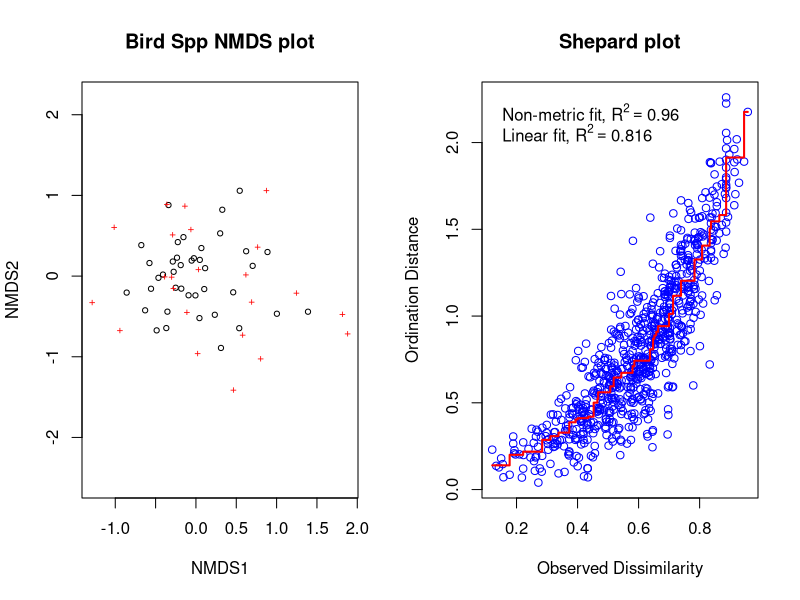
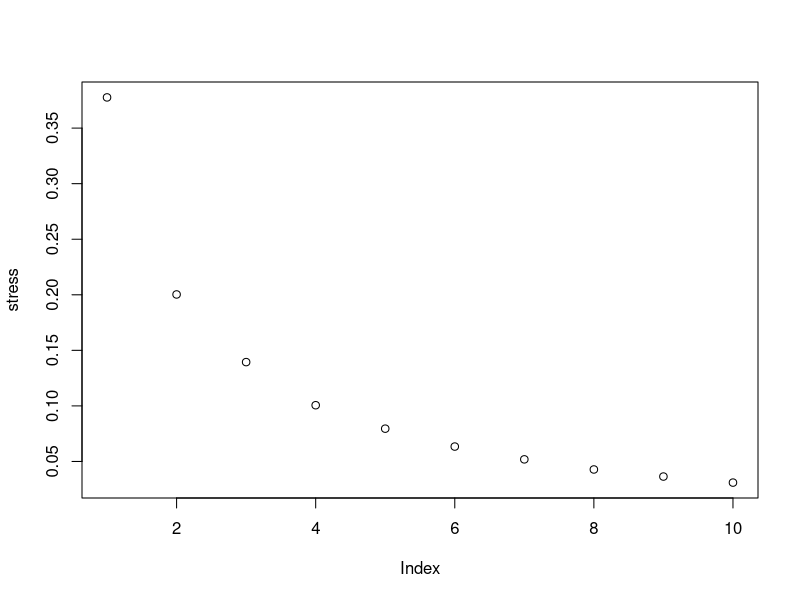
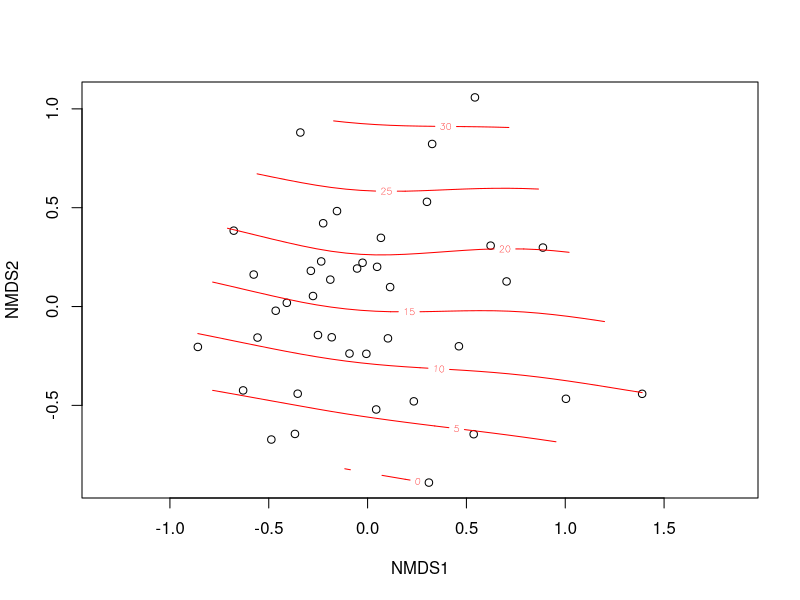
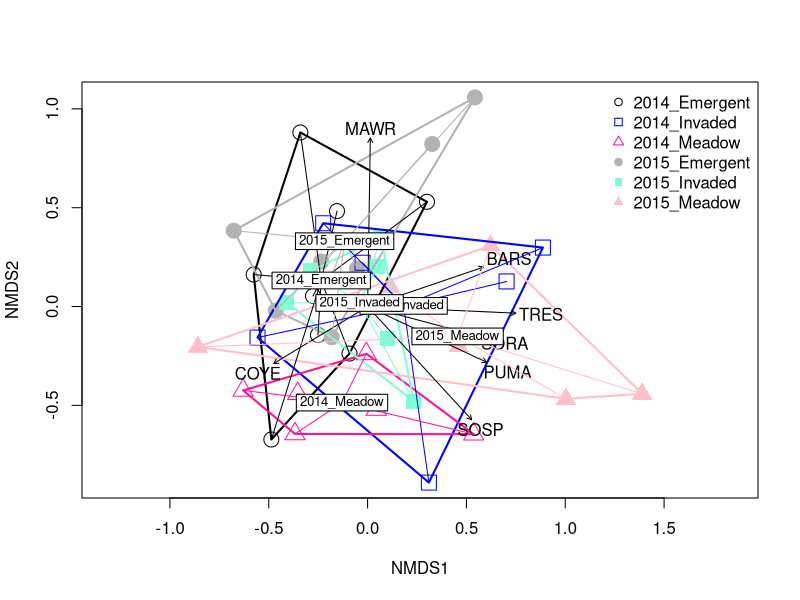

Write the R code that produced these figures, in order. (Note: this script raises an error after producing the figures.)
library(vegan)
library(tidyverse)

species <- read.csv("Data/Species matrix_raw.csv")

spp <- species[ , 5:27]
sp.env <- species[ , 1:4]

sp.env <- sp.env %>% unite("VegYr", Year:VegType, remove = FALSE)


sp.env$Year <- as.factor(sp.env$Year)
sp.env$VegYr <- as.factor(sp.env$VegYr)

str(sp.env)

#### NMDS Ordination ####

set.seed(10) 
spp.nms <- metaMDS(spp) 

(spp.nms2 <- metaMDS(spp, previous.best = spp.nms, trymax = TRUE)) 

#Call:
# metaMDS(comm = spp, trymax = TRUE, previous.best = spp.nms) 

#global Multidimensional Scaling using monoMDS

#Data:     wisconsin(spp) 
#Distance: bray 

#Dimensions: 2 
#Stress:     0.2002965   used default monoMDS so proportions on scale of 0-1

#Stress type 1, weak ties

#Two convergent solutions found after 40 tries

#Scaling: centring, PC rotation, halfchange scaling 1
#Species: expanded scores based on ‘wisconsin(spp)’ 1

# quick look at the NMDS and the Shepard plot (for fit)
layout(matrix(1:2, ncol = 2))
plot(spp.nms2, main = "Bird Spp NMDS plot"); stressplot(spp.nms2, main = "Shepard plot")
layout(1)

# non-metric fit, r2 = 0.96
# linear fit, r2 = 0.816

#Plot stress of each dimension
k_vec <- 1:10 #dim 1 - 10

stress <- numeric(length(k_vec)) # stress of each model put here

dune_dij <- metaMDSdist(spp, trace = FALSE)

set.seed(10)

for(i in seq_along(k_vec)) {
  sol <- metaMDSiter(dune_dij, k = i,
                     trace = FALSE)
  stress[i] <- sol$stress
}

plot(stress) # lookin good after 2 dimensions


# Goodness of fit

(g <- goodness(spp.nms2)) # smaller the number the better the fit
summary(g)

set.seed(10)

ev <- envfit(spp.nms2 ~ VegYr, data = sp.env, # the . means give me everything in the data
             choices = 1:2,
             scaling = "symmetric", # could change to sites or species
             permutation = 1000)

ev

#***FACTORS:
  
#  Centroids:
#                     NMDS1   NMDS2
#VegYr2014_Emergent  0.2347  0.1310
#VegYr2014_Invaded  -0.1831  0.0015
#VegYr2014_Meadow    0.1289 -0.4862
#VegYr2015_Emergent  0.1170  0.3312
#VegYr2015_Invaded   0.0406  0.0187
#VegYr2015_Meadow   -0.4554 -0.1501

# Goodness of fit:
#  r2  Pr(>r)  
# VegYr 0.2734 0.01299 *
#  ---
#  Signif. codes:  0 ‘***’ 0.001 ‘**’ 0.01 ‘*’ 0.05 ‘.’ 0.1 ‘ ’ 1
# Permutation: free
# Number of permutations: 1000




## GAM smoothing for water depth

surf <- ordisurf(spp.nms2 ~ Depth,
                 data = sp.env,
                 knots = 10, # fairly flexible surface but only as smooth as it needs to be
                 isotropic = TRUE, # same smoothing in both axes
                 main = NULL)

summary(surf)

#Family: gaussian 
#Link function: identity 

#Formula:
#  y ~ s(x1, x2, k = 10, bs = "tp", fx = FALSE)

#Parametric coefficients:
#  Estimate Std. Error t value Pr(>|t|)    
#(Intercept)   14.733      1.865   7.898 2.03e-09 ***
#  ---
#  Signif. codes:  0 ‘***’ 0.001 ‘**’ 0.01 ‘*’ 0.05 ‘.’ 0.1 ‘ ’ 1

#Approximate significance of smooth terms:
#  edf Ref.df     F  p-value    
#s(x1,x2) 2.422      9 2.086 0.000324 ***
#  ---
#  Signif. codes:  0 ‘***’ 0.001 ‘**’ 0.01 ‘*’ 0.05 ‘.’ 0.1 ‘ ’ 1

#R-sq.(adj) =  0.325   Deviance explained = 36.7%
#-REML = 156.06  Scale est. = 139.2     n = 40



## Trying to plot


colvec <- c("black", "blue", "deeppink",
            "gray70", "aquamarine", "pink")

disp <- "sites"
scl <- 3 
shp <- c(1, 0, 2, 19, 15, 17)


cols <- with(sp.env, colvec[VegYr])
shps <- with(sp.env, shp[VegYr])

ordiplot(spp.nms2, type = "n",
     scaling = scl,
     display = disp)

points(spp.nms2, display = disp, scaling = scl,
       pch = shps, col = cols, cex = 2)


lvl <- with(sp.env, levels(VegYr))

legend("topright", legend = lvl,
       bty = "n", col = colvec,
       pch = shp) # create the legend by hand and map colours to levels

ordihull(spp.nms2, groups = sp.env$VegYr, ## adds hulls around the most extreme points within each group
         col = colvec,
         scaling = scl,
         lwd = 2)

# species vectors

spp.fit <- envfit(spp.nms2, spp, permutations = 999)
head(spp.fit)

plot(spp.fit, p.max = 0.01, col = "black")

ordispider(spp.nms2, groups = sp.env$VegYr, # show labeled centroid & distance to that centroid within groups
           col = colvec,
           scaling = scl,
           label = TRUE)


ordiellipse(spp.nms2, groups = sp.env$VegYr, # "standard error of centroid" ellipse, can assess differences
            draw = "polygon", col = col_vec,
            scaling = scl, lwd = 2)


